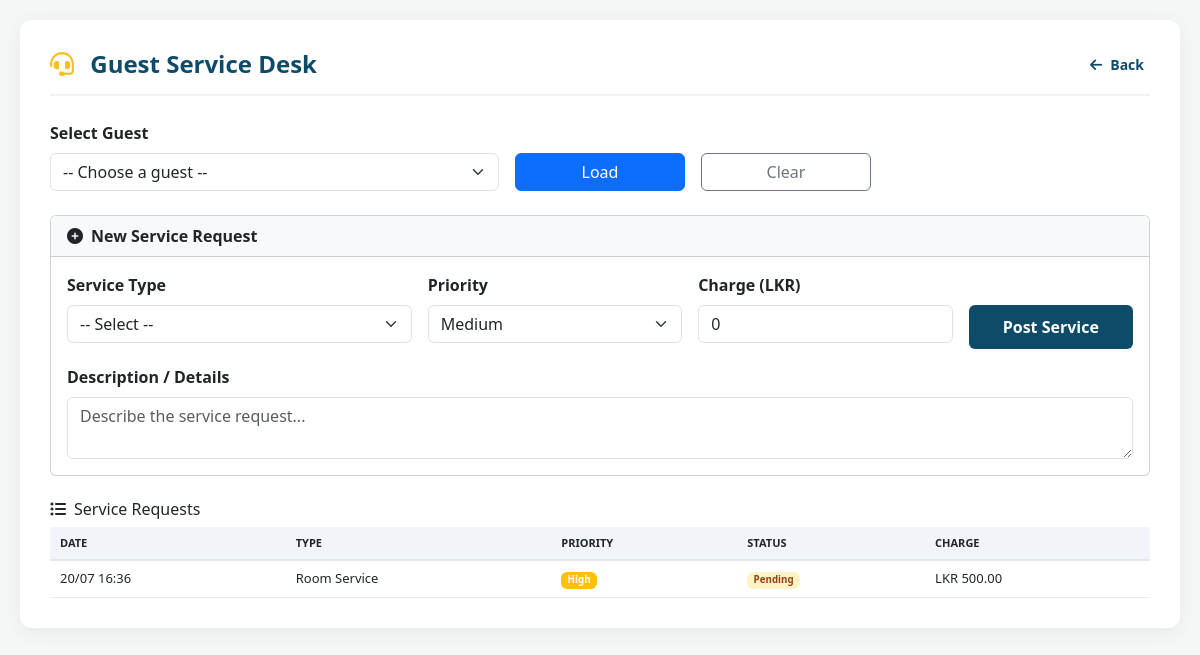
The app's page /guest_service_desk.php?res_id=70 (signed in) with its own data.
### tables this page shows
CREATE TABLE `guest_services` (
  `service_id` int(11) NOT NULL,
  `res_id` int(11) NOT NULL,
  `room_id` int(11) NOT NULL,
  `service_type` varchar(50) NOT NULL,
  `description` text DEFAULT NULL,
  `priority` enum('low','medium','high','urgent') DEFAULT 'medium',
  `status` enum('pending','assigned','in_progress','completed','cancelled') DEFAULT 'pending',
  `assigned_to` int(11) DEFAULT NULL,
  `service_charge` decimal(10,2) DEFAULT 0.00,
  `completed_at` datetime DEFAULT NULL,
  `created_at` datetime DEFAULT current_timestamp(),
  `created_by` int(11) DEFAULT NULL
);

### guest_service_desk.php (the view, shortened to what this page needs)
<?php
include 'includes/db.php';
$selected_res_id = isset($_GET['res_id']) ? intval($_GET['res_id']) : 0;
$services = [];
if ($selected_res_id > 0) {
    $service_query = $conn->query("
        SELECT * FROM guest_services
        WHERE res_id = $selected_res_id
        ORDER BY created_at DESC
    ");
    while ($s = $service_query->fetch_assoc()) {
        $services[] = $s;
    }
}
?>
<!DOCTYPE html>
<html lang="en">
<head>
    <link href="https://cdn.jsdelivr.net/npm/bootstrap@5.3.0/dist/css/bootstrap.min.css" rel="stylesheet">
    <link rel="stylesheet" href="https://cdnjs.cloudflare.com/ajax/libs/font-awesome/6.0.0/css/all.min.css">
</head>
<body>
<div class="page-container">
    <div class="page-header">
        <h4><i class="fas fa-headset"></i> Guest Service Desk</h4>
        <button class="back-btn" onclick="history.back()"><i class="fas fa-arrow-left me-2"></i>Back</button>
    </div>
    <form method="GET" action="" class="row g-3 align-items-end mb-4">
        <div class="col-md-5">
            <label class="form-label fw-bold">Select Guest</label>
            <select name="res_id" class="form-select" onchange="this.form.submit()">
                <option value="">-- Choose a guest --</option>
            </select>
        </div>
        <div class="col-md-2">
            <button type="submit" class="btn btn-primary w-100">Load</button>
        </div>
        <div class="col-md-2">
            <a href="guest_service_desk.php" class="btn btn-outline-secondary w-100">Clear</a>
        </div>
    </form>
    <?php if($selected_res_id > 0): ?>
        <div class="card mt-3">
            <div class="card-header bg-light">
                <strong><i class="fas fa-plus-circle me-2"></i>New Service Request</strong>
            </div>
            <div class="card-body">
                <form method="POST" action="">
                    <div class="row g-3">
                        <div class="col-md-4">
                            <label class="form-label fw-bold">Service Type</label>
                            <select name="service_type" class="form-select" required>
                                <option value="">-- Select --</option>
                            </select>
                        </div>
                        <div class="col-md-3">
                            <label class="form-label fw-bold">Priority</label>
                            <select name="priority" class="form-select" required>
                                <option value="medium" selected>Medium</option>
                            </select>
                        </div>
                        <div class="col-md-3">
                            <label class="form-label fw-bold">Charge (LKR)</label>
                            <input type="number" step="0.01" name="amount" class="form-control" placeholder="0.00" value="0">
                        </div>
                        <div class="col-md-2">
                            <label class="form-label fw-bold">&nbsp;</label>
                            <button type="submit" class="btn btn-submit w-100">Post Service</button>
                        </div>
                    </div>
                    <div class="row mt-3">
                        <div class="col-md-12">
                            <label class="form-label fw-bold">Description / Details</label>
                            <textarea name="description" class="form-control" rows="2" placeholder="Describe the service request..." required></textarea>
                        </div>
                    </div>
                </form>
            </div>
        </div>
        <?php if(count($services) > 0): ?>
            <div class="mt-4">
                <h6><i class="fas fa-list-ul me-2"></i>Service Requests</h6>
                <div style="max-height:250px; overflow-y:auto;">
                    <table class="service-table">
                        <thead>
                            <tr>
                                <th>Date</th>
                                <th>Type</th>
                                <th>Priority</th>
                                <th>Status</th>
                                <th>Charge</th>
                            </tr>
                        </thead>
                        <tbody>
                            <?php foreach($services as $s): ?>
                                <tr>
                                    <td><?= date('d/m H:i', strtotime($s['created_at'])) ?></td>
                                    <td><?= htmlspecialchars($s['service_type']) ?></td>
                                    <td><span class="badge <?= $s['priority'] == 'urgent' ? 'bg-danger' : ($s['priority'] == 'high' ? 'bg-warning' : 'bg-secondary') ?>"><?= ucfirst($s['priority']) ?></span></td>
                                    <td><span class="badge badge-<?= $s['status'] ?>"><?= ucfirst(str_replace('_', ' ', $s['status'])) ?></span></td>
                                    <td>LKR <?= number_format($s['service_charge'] ?? 0, 2) ?></td>
                                </tr>
                            <?php endforeach; ?>
                        </tbody>
                    </table>
                </div>
            </div>
        <?php endif; ?>
    <?php endif; ?>
</div>
</body>
</html>

### guest_service_desk.php (style rules this page uses)
body { background: #f4f7f6; font-family: 'Segoe UI', sans-serif; padding: 20px; }
.page-container { background: white; padding: 30px; border-radius: 12px; box-shadow: 0 4px 20px rgba(0,0,0,0.06); max-width: 1200px; margin: 0 auto; }
.page-header { border-bottom: 2px solid #eef2f5; padding-bottom: 15px; margin-bottom: 25px; display: flex; justify-content: space-between; align-items: center; flex-wrap: wrap; gap: 10px; }
.page-header h4 { color: #0d4b68; font-weight: 700; margin: 0; }
.page-header h4 i { color: #fbbf24; margin-right: 10px; }
.back-btn { background: none; border: none; color: #0d4b68; font-weight: 600; cursor: pointer; font-size: 14px; }
.btn-submit { background: #0d4b68; color: white; border: none; padding: 10px 30px; font-weight: 600; border-radius: 6px; transition: 0.2s; }
.badge-pending { background: #fef3c7; color: #92400e; }
.service-table { width: 100%; font-size: 13px; border-collapse: collapse; }
.service-table th { background: #f1f5f9; padding: 8px 10px; text-align: left; font-size: 11px; text-transform: uppercase; border-bottom: 2px solid #e2e8f0; }
.service-table td { padding: 8px 10px; border-bottom: 1px solid #e9ecef; }

### records on screen
guest_services: created_at "20/07 16:36", service_type "Room Service", priority "High", status "Pending", service_charge "500.00"
